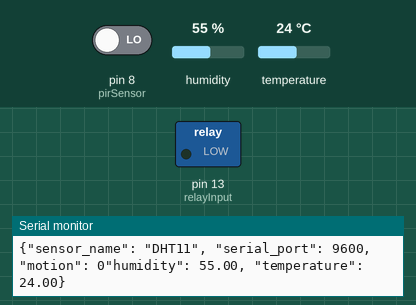
Bench run of a sketch on a simulated Arduino Uno, built with avr-gcc and run on an emulated ATmega328P. Parts: switched loads named in the sketch (green lamp = pin HIGH), the last lines printed to the serial monitor. Inputs (shaded band) come from the test bench; at power-on: pin 8 (pirSensor) LOW, humidity 55 %, temperature 24 °C.

Above: at 2.7 s.
2.8 s: pin 8 (pirSensor) driven HIGH
At 5.8 s:
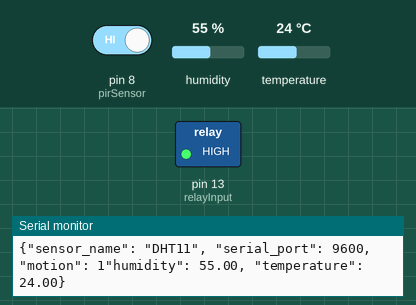
6.7 s: pin 8 (pirSensor) driven LOW
At 9.1 s:
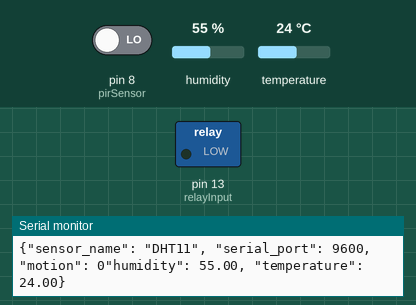
Timing chart, 0 to 10.6 s (numbered marks = the images above; inputs shaded):
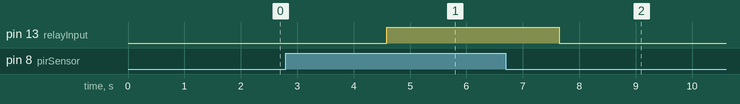

Measured:
- after the input at 2.8 s, pin 13 (relayInput): LOW → HIGH after 1.8 s
- after the input at 6.7 s, pin 13 (relayInput): HIGH → LOW after 0.94 s

The sketch:

dhtmotion.ino
```cpp
#include "dht.h"
#define dht_apin A0 // Analog Pin sensor is connected to

dht DHT;
int pirSensor = 8;
int relayInput = 13;
int motion = 0;
/* Asosiy parametrlar */
int serial_port = 9600;

void setup() {
    pinMode(pirSensor,INPUT);
    pinMode(relayInput, OUTPUT);
    Serial.begin(serial_port);
    delay(500); // Delay to let system boot
    Serial.println("DHT11 ishga tushdi (namlik, harorat)\n\n");
    delay(1000); // Ishni boshlash uchun kutish vaqti

}

void loop() {
    // Dasturning ishchi qismi
  int sensorValue = digitalRead(pirSensor);

    DHT.read11(dht_apin);

    // Sensor
    Serial.print("{\"sensor_name\": \"DHT11\"");
    Serial.print(", ");

    // Parameters
    Serial.print("\"serial_port\": ");
    Serial.print(serial_port);
    Serial.print(", ");

    // Sensor values
    if(sensorValue == 1)
  {
    motion = 1;
    digitalWrite(relayInput, HIGH);
    Serial.print("\"motion\": ");
    Serial.print(motion);
  }
  else{
    motion = 0;
    digitalWrite(relayInput, LOW);
    Serial.print("\"motion\": ");
    Serial.print(motion);
  }

    Serial.print("\"humidity\": ");
    Serial.print(DHT.humidity);
    Serial.print(", "); // %
    Serial.print("\"temperature\": ");
    Serial.print(DHT.temperature);
    Serial.println("}"); // C

    delay(3000); // 5 soniyadan takrorlanadi.
}
```

photoresistor.cpp
```cpp
/* Use a photoresistor (or photocell) to turn on an LED in the dark
   More info and circuit schematic: http://www.ardumotive.com/how-to-use-a-photoresistor-en.html
   Dev: Michalis Vasilakis // Date: 8/6/2015 // www.ardumotive.com */


// Constants
const int pResistor = A0; // Photoresistor at Arduino analog pin A0
const int ledPin=9;       // Led pin at Arduino pin 9

// Variables
int value;          // Store value from photoresistor (0-1023)
int serial_port = 9600;

void setup(){
  Serial.begin(serial_port); // Ma'lumot uzatish uchun
  pinMode(ledPin, OUTPUT);  // Set lepPin - 9 pin as an output
  pinMode(pResistor, INPUT); // Set pResistor - A0 pin as an input (optional)
}

void loop(){
  value = analogRead(pResistor);

  if (value > 50){
    digitalWrite(ledPin, LOW);  //Turn led off
  } else{
    digitalWrite(ledPin, HIGH); //Turn led on
  }

  Serial.print("{\"sensor_name\": \"photoresistor\", ");
  Serial.print("\"serial_port\": ");
  Serial.print(serial_port);
  Serial.print(", ");
  Serial.print("\"light\": ");
  Serial.print(value);
  Serial.println("}");

  delay(500); //Small delay
}
```
